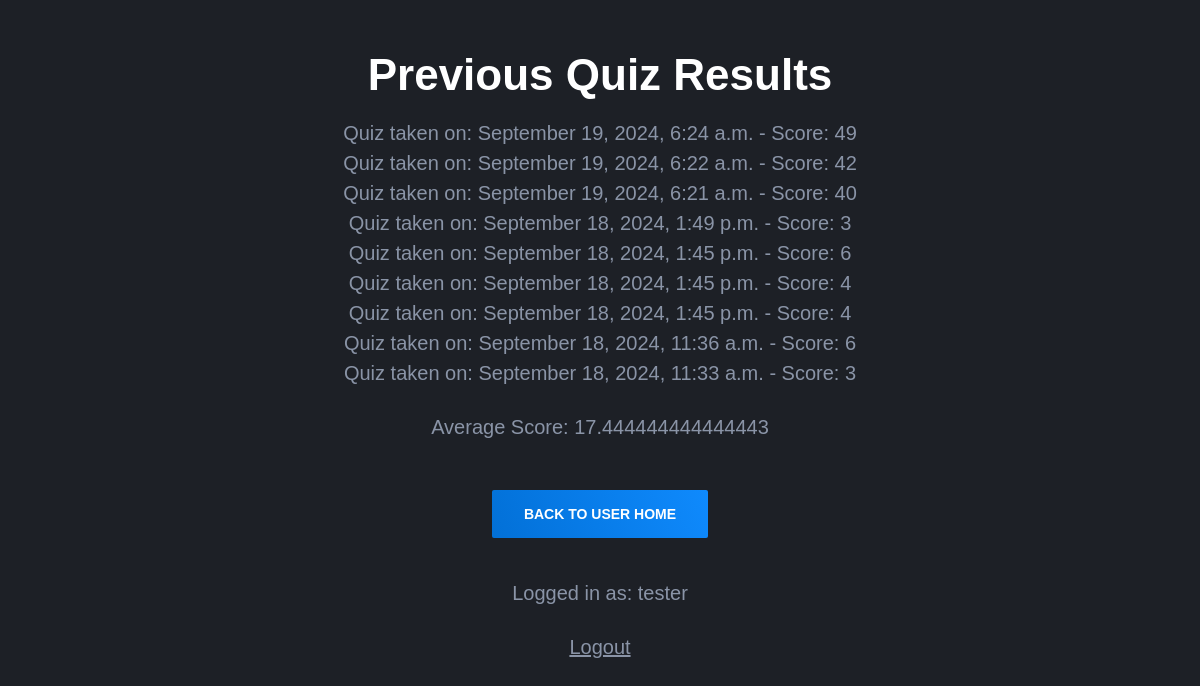
Before: /quiz/previous-results/ (signed in) with the older database file.
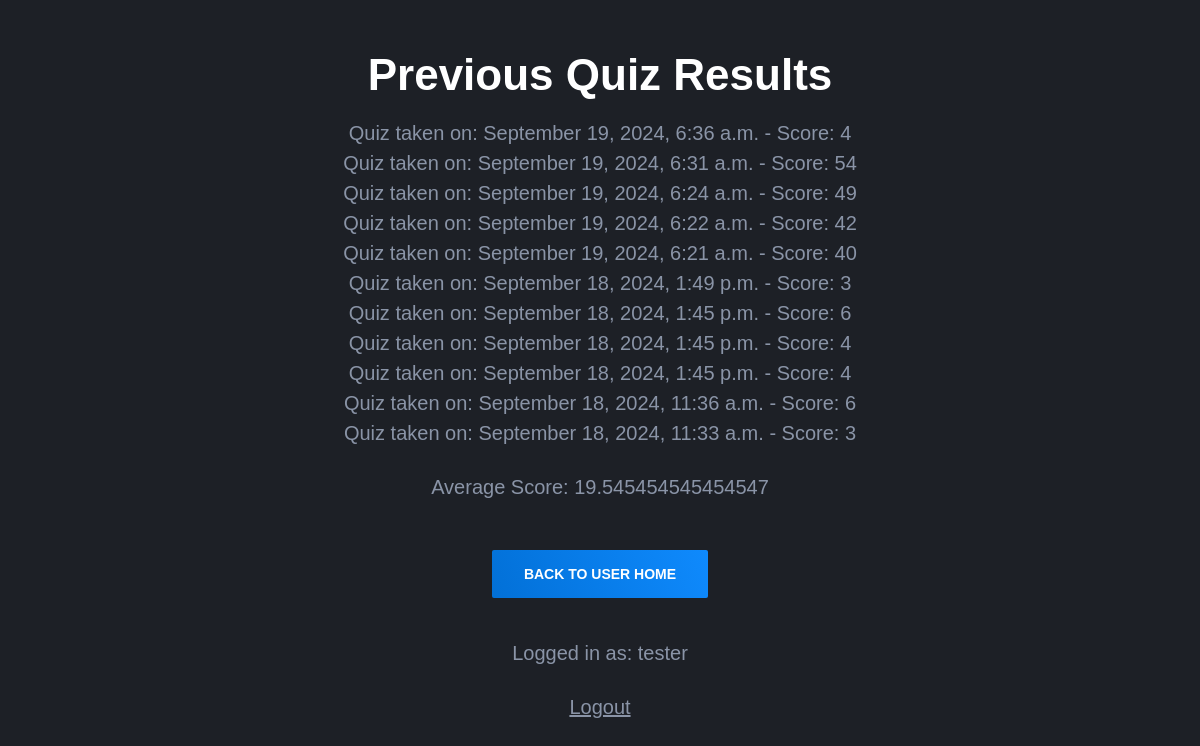
After: the same page with the newer database file.
### quiz/models.py (models this page shows)
class UserResult(models.Model):
    user = models.ForeignKey(User, on_delete=models.CASCADE)
    score = models.IntegerField()
    completed_at = models.DateTimeField(auto_now_add=True)

### quiz/views.py (the view)
# urls.py: path('previous-results/', views.previous_results_view, name='previous_results'),
@login_required
def previous_results_view(request):
    results = UserResult.objects.filter(user=request.user).order_by('-completed_at')  # Fetch and sort results by date
    average_score = results.aggregate(models.Avg('score'))['score__avg']  # Calculate average score
    return render(request, 'quiz/previous_results.html', {
        'results': results,
        'average_score': average_score
    })

### quiz/templates/quiz/previous_results.html (shortened to what this page needs)
{% load static %}
<!DOCTYPE html>
<html lang="en">
<head>
    <link rel="stylesheet" href="{% static 'homepage/css/style.css' %}">
</head>
<body class="body-wrap">
    <div class="container text-center">
        <h1>Previous Quiz Results</h1>
        <div class="results-container">
            {% if results %}
                <ul class="list-reset">
                    {% for result in results %}
                        <li>
                            Quiz taken on: {{ result.completed_at|date:"F j, Y, g:i a" }} - Score: {{ result.score }}
                        </li>
                    {% endfor %}
                </ul>
                <p>Average Score: {{ average_score|default:"No results yet" }}</p>
            {% else %}
                <p>No previous results found.</p>
            {% endif %}
        </div>
        <a href="{% url 'quiz:user_home' %}" class="button button-primary mt-24">Back to User Home</a>
        <footer class="mt-40">
            <div class="user-info">
                <p>Logged in as: {{ user.username }}</p>
                <a href="{% url 'quiz:logout' %}" class="button-sm">Logout</a>
            </div>
        </footer>
    </div>
</body>
</html>

Changed rows visible on the page:
added UserResult: completed_at "September 19, 2024, 6:36 a.m.", score "4"
added UserResult: completed_at "September 19, 2024, 6:31 a.m.", score "54"
Other visible differences:
{{ average_score|default:"No results yet" }}: "17.444444444444443" → "19.545454545454547"
